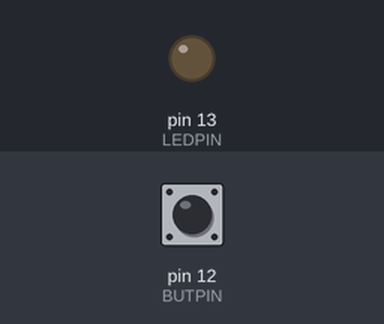
Simulated run of this sketch. Board: Arduino Uno, built with avr-gcc and run on an emulated ATmega328P. Parts: output pins drawn as LEDs (lit = HIGH). The inputs (shaded band) are chosen by the test bench; at power-on: pin 12 (BUTPIN) LOW.

Above: at 1.2 s.
1.3 s: pin 12 (BUTPIN) pulled HIGH for 0.15 s
At 1.4 s:
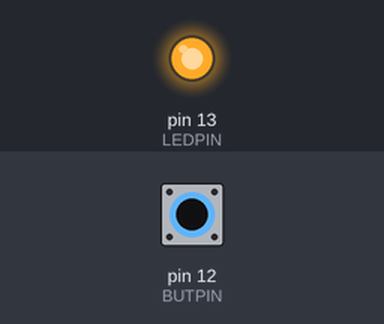
3.0 s: pin 12 (BUTPIN) pulled HIGH for 3.2 s
At 7.1 s:
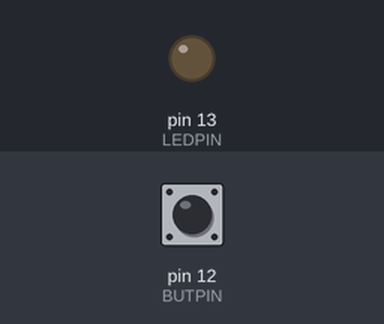
Timing chart, 0 to 8.6 s (numbered marks = the images above; inputs shaded):
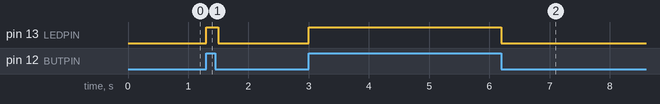

Measured:
- after the input at 1.3 s, pin 13 (LEDPIN): LOW → HIGH at once, → LOW 0.20 s later
- after the input at 3.0 s, pin 13 (LEDPIN): LOW → HIGH at once, → LOW 3.2 s later

The sketch:

BlinkButton.ino
```cpp
#define LEDPIN 13
#define BUTPIN 12

void setup() {
  pinMode(LEDPIN, OUTPUT);
  pinMode(BUTPIN, INPUT);
}

void loop() {
  digitalWrite(LEDPIN, digitalRead(BUTPIN));
  delay(100);
}
```
